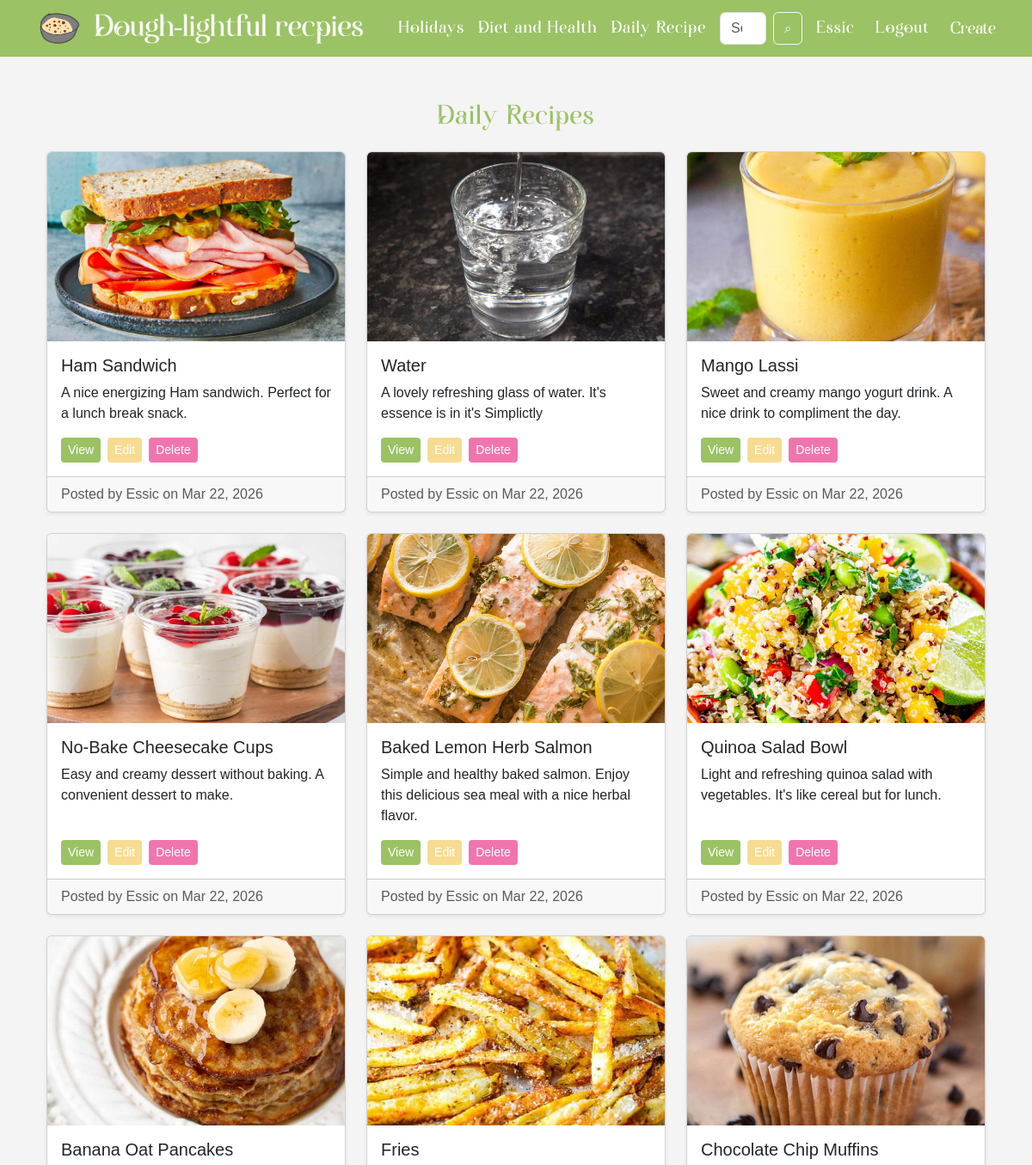
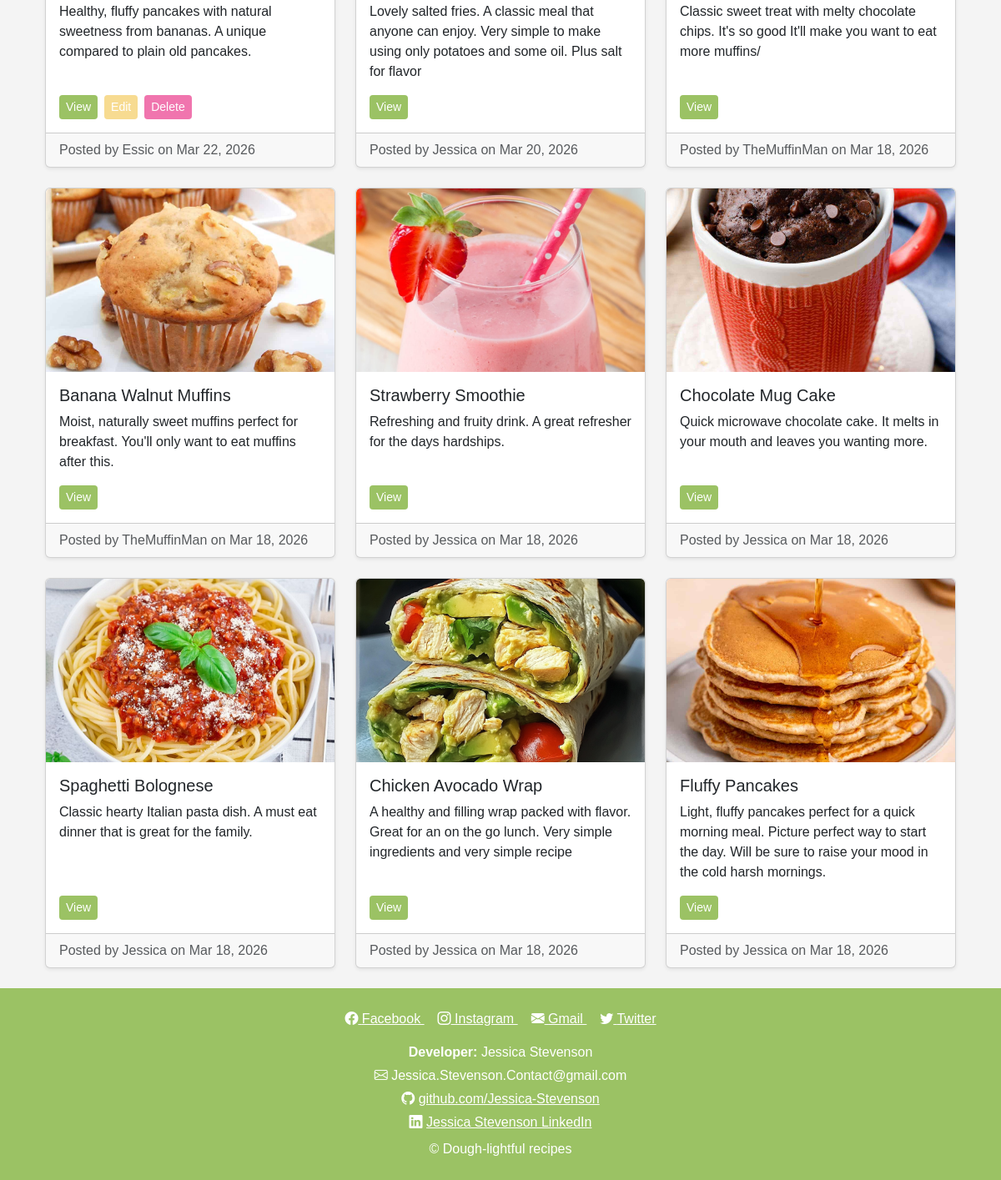
Screenshot of /daily/ (signed in) with the database file from the repository (2 pictures, top to bottom).
### recipe/models.py (models this page shows, shortened)
class Recipe(models.Model):
    MAIN_CATEGORIES = [
        ('daily', 'Daily Recipes'),
        ('holiday', 'Holidays'),
        ('health', 'Diet & Health'),
    ]
    SUB_CATEGORIES = [
        ('breakfast', 'Breakfast'),
        ('lunch', 'Lunch'),
        ('dinner', 'Dinner'),
        ('dessert', 'Dessert'),
        ('drinks', 'Drinks'),
        ('new_years', "New Year's"),
        ('mothers_day', "Mother's Day"),
        ('keto', 'Keto'),
        ('vegetarian', 'Vegetarian'),
    ]
    user = models.ForeignKey(User, on_delete=models.CASCADE)
    title = models.CharField(max_length=200)
    description = models.TextField()
    ingredients = models.TextField()
    instructions = models.TextField()
    image = models.ImageField(upload_to='recipes/', blank=True, null=True)
    main_category = models.CharField(max_length=20, choices=MAIN_CATEGORIES)
    sub_category = models.CharField(max_length=20, choices=SUB_CATEGORIES, blank=True, null=True)
    created_at = models.DateTimeField(auto_now_add=True)

### recipe/views.py (the view)
# urls.py: path('daily/', views.daily_view, name='daily_all'),
def daily_view(request):
    subcat = request.GET.get('subcategory')
    recipes = Recipe.objects.filter(
        main_category='daily',
        sub_category=subcat
    ).order_by('-created_at') if subcat else Recipe.objects.filter(main_category='daily').order_by('-created_at')
    template_name = f'food/daily/{subcat}.html' if subcat else 'food/daily/all.html'
    return render(request, template_name, {'recipes': recipes})

### templates/food/daily/all.html
{% extends 'base.html' %}
{% load static %}
{% block content %}
<div class="container mt-4">
    <h2 class="mb-4 text-center heading">Daily Recipes</h2>
    <div class="row row-cols-1 row-cols-md-3 g-4">
        {% for recipe in recipes %}
        <div class="col">
            <div class="card h-100 shadow-sm">
                {% if recipe.image %}
                <img src="{{ recipe.image.url }}" class="card-img-top" alt="{{ recipe.title }}">
                {% else %}
                <img src="{% static 'recipestatic/Le_Logo.png' %}" class="card-img-top" alt="{{ recipe.title }}">
                {% endif %}
                <div class="card-body d-flex flex-column">
                    <h5 class="card-title">{{ recipe.title }}</h5>
                    <p class="card-text">
                        {{ recipe.description }}
                    </p>
                    <div class="mt-auto d-flex gap-2 flex-wrap">
                        <a href="{% url 'recipe_detail' recipe.id %}"
                        class="btn btn-sm"
                        style="background-color:#9BC264; color:white; border:none;">
                            View
                        </a>
                        {% if user == recipe.user %}
                        <a href="{% url 'edit_recipe' recipe.id %}"
                        class="btn btn-sm"
                        style="background-color:#F7DB91; color:white; border:none;">
                            Edit
                        </a>
                        <a href="{% url 'delete_recipe' recipe.id %}"
                        class="btn btn-sm"
                        style="background-color:#F075AE; color:white; border:none;">
                            Delete
                        </a>
                        {% endif %}
                    </div>
                </div>
                <div class="card-footer text-muted">
                    Posted by {{ recipe.user.username }} on {{ recipe.created_at|date:"M d, Y" }}
                </div>
            </div>
        </div>
        {% empty %}
        <p class="text-center">No daily recipes yet.</p>
        {% endfor %}
    </div>
</div>
{% endblock %}

### templates/base.html (shortened to what this page needs)
{% load static %}
<!DOCTYPE html>
<html>
<head>
    <link href="https://cdn.jsdelivr.net/npm/bootstrap@5.3.2/dist/css/bootstrap.min.css" rel="stylesheet">
    <link href="https://cdn.jsdelivr.net/npm/bootstrap-icons@1.11.3/font/bootstrap-icons.css" rel="stylesheet">
    <link rel="stylesheet" href="{% static 'recipestatic/style.css' %}">
</head>
<body class="d-flex flex-column min-vh-100">
<nav class="navbar navbar-expand-sm navbar-dark custom-navbar">
    <div class="container d-flex align-items-center">
        <div class="d-flex align-items-center">
            <a class="navbar-brand d-flex align-items-center me-4" href="{% url 'home' %}">
                <img src="{% static 'recipestatic/Le_Logo.png' %}" alt="Le Logo" class="logo-img me-2">
                <img src="{% static 'recipestatic/Logoagian.png' %}" alt="Logo" class="logo-img me-2">
            </a>
            <div class="nav-item dropdown me-3">
                <a class="nav-link dropdown-toggle text-white"
                   href="{% url 'holidays' %}"
                   role="button"
                   data-bs-toggle="dropdown"
                   onclick="window.location.href=this.href">
                    Holidays
                </a>
            </div>
            <div class="nav-item dropdown me-3">
                <a class="nav-link dropdown-toggle text-white"
                   href="{% url 'health_diet' %}"
                   role="button"
                   data-bs-toggle="dropdown"
                   onclick="window.location.href=this.href">
                    Diet and Health
                </a>
            </div>
            <div class="nav-item dropdown me-3">
                <a class="nav-link dropdown-toggle text-white"
                   href="{% url 'daily_all' %}"
                   role="button"
                   data-bs-toggle="dropdown"
                   onclick="window.location.href=this.href">
                    Daily Recipe
                </a>
            </div>
        </div>
        <div class="d-flex align-items-center ms-auto">
            <form class="d-flex me-3" method="get" action="{% url 'search' %}">
                <input class="form-control me-2" type="search" placeholder="Search recipes..." name="q">
                <button class="btn btn-outline-light" type="submit" style="font-size: 15px;">⌕</button>
            </form>
            {% if user.is_authenticated %}
            <div class="user-logout-wrapper d-flex align-items-center">
                <a class="nav-link text-white me-3" href="{% url 'home' %}">{{ user.username }}</a>
                <a href="#" class="nav-link text-white logout-link"
                onclick="document.getElementById('logout-form').submit(); return false;">
                    Logout
                </a>
                <a href="{% url 'create_recipe' %}" class="ms-3" style="padding-bottom: 3px;">
                    Create
                </a>
            </div>
            {% else %}
            <a class="nav-link text-white me-3" href="{% url 'login' %}">Login</a>
            <a class="nav-link text-white" href="{% url 'signup' %}">Sign Up</a>
            {% endif %}
        </div>
    </div>
</nav>
<div class="container mt-4 flex-grow-1">
    {% block content %}
    {% endblock %}
    <br>
</div>
<footer class="mt-auto" style="background-color: #9BC264; color:#fff; padding: 25px 0;">
    <div class="container text-center">
        <div class="mb-3">
            <a href="https://www.facebook.com" target="_blank" class="text-white me-3">
                <i class="bi bi-facebook"></i> Facebook
            </a>
            <a href="https://www.instagram.com" target="_blank" class="text-white me-3">
                <i class="bi bi-instagram"></i> Instagram
            </a>
            <a href="mailto:example@gmail.com" class="text-white me-3">
                <i class="bi bi-envelope-fill"></i> Gmail
            </a>
            <a href="https://twitter.com" target="_blank" class="text-white">
                <i class="bi bi-twitter"></i> Twitter
            </a>
        </div>
        <div class="mb-2">
            <p class="mb-1"><strong>Developer:</strong> Jessica Stevenson</p>
            <p class="mb-1">
                <i class="bi bi-envelope"></i> Jessica.Stevenson.Contact@gmail.com
            </p>
            <p class="mb-1">
                <i class="bi bi-github"></i>
                <a href="https://github.com/Jessica-Stevenson" target="_blank" class="text-white">
                    github.com/Jessica-Stevenson
                </a>
            </p>
            <p class="mb-1">
                <i class="bi bi-linkedin"></i>
                <a href="https://www.linkedin.com/in/jessica-stevenson-830639364/" target="_blank" class="text-white">
                    Jessica Stevenson LinkedIn
                </a>
            </p>
        </div>
        <p class="mb-0">&copy; Dough-lightful recipes</p>
    </div>
</footer>
</body>
</html>

### recipe/static/recipestatic/style.css (style rules this page uses)
body { background-color: #f4f4f4; font-family: Arial, sans-serif; overflow-x: hidden; }
.heading { font-family: 'Auralyess', sans-serif; color: #9BC264; letter-spacing: 1px; }
.custom-navbar { background-color: #9BC264; }
.custom-navbar .navbar-brand { font-size: 24px; font-weight: bold; }
.logo-img { height: 40px; width: auto; }
.card-img-top { width:100%; height:220px; object-fit:cover; display:block; }
.card { overflow:hidden; }
.custom-navbar .nav-link, .custom-navbar .dropdown-toggle { display: flex; align-items: center; justify-content: center; position: relative; color: white; text-decoration: none; font-family: 'Auralyess', sans-serif; letter-spacing: 1px; font-size: 20px; line-height: 1.5; padding-bottom: 0.25rem; transition: color 0.3s ease; }
.custom-navbar .nav-link::after, .custom-navbar .dropdown-toggle::after { content: ''; position: absolute; left: 50%; bottom: 0; height: 4px; width: 0; background-color: white; transition: all 0.3s ease; transform: translateX(-50%); }
.custom-navbar .dropdown-toggle::after { display: none; }
.user-logout-wrapper { display: flex; align-items: center; gap: 0.5rem; }
.user-logout-wrapper a { display: flex; align-items: center; justify-content: center; font-family: 'Auralyess', sans-serif; font-size: 20px; line-height: 1.5; padding: 0; margin: 0; color: white; text-decoration: none; position: relative; cursor: pointer; }
.user-logout-wrapper a::after { content: ''; position: absolute; left: 50%; bottom: 0; height: 4px; width: 0; background-color: white; transition: all 0.3s ease; transform: translateX(-50%); }

### rows the page displays
Recipe: image (picture), title "Ham Sandwich", description "A nice energizing Ham sandwich. Perfect for a lunch break snack.", shows "Edit", user.username "Essic", created_at "Mar 22, 2026"
Recipe: image (picture), title "Water", description "A lovely refreshing glass of water. It's essence is in it's Simplictly", shows "Edit", user.username "Essic", created_at "Mar 22, 2026"
Recipe: image (picture), title "Mango Lassi", description "Sweet and creamy mango yogurt drink. A nice drink to compliment the day.", shows "Edit", user.username "Essic", created_at "Mar 22, 2026"
Recipe: image (picture), title "No-Bake Cheesecake Cups", description "Easy and creamy dessert without baking. A convenient dessert to make.", shows "Edit", user.username "Essic", created_at "Mar 22, 2026"
Recipe: image (picture), title "Baked Lemon Herb Salmon", description "Simple and healthy baked salmon. Enjoy this delicious sea meal with a nice herbal flavor.", shows "Edit", user.username "Essic", created_at "Mar 22, 2026"
Recipe: image (picture), title "Quinoa Salad Bowl", description "Light and refreshing quinoa salad with vegetables. It's like cereal but for lunch.", shows "Edit", user.username "Essic", created_at "Mar 22, 2026"
Recipe: image (picture), title "Banana Oat Pancakes", description "Healthy, fluffy pancakes with natural sweetness from bananas. A unique compared to plain old pancakes.", shows "Edit", user.username "Essic", created_at "Mar 22, 2026"
Recipe: image (picture), title "Fries", description "Lovely salted fries. A classic meal that anyone can enjoy. Very simple to make using only potatoes and some oil. Plus salt for flavor", user.username "Jessica", created_at "Mar 20, 2026"
Recipe: image (picture), title "Chocolate Chip Muffins", description "Classic sweet treat with melty chocolate chips. It's so good It'll make you want to eat more muffins/", user.username "TheMuffinMan", created_at "Mar 18, 2026"
Recipe: image (picture), title "Banana Walnut Muffins", description "Moist, naturally sweet muffins perfect for breakfast. You'll only want to eat muffins after this.", user.username "TheMuffinMan", created_at "Mar 18, 2026"
Recipe: image (picture), title "Strawberry Smoothie", description "Refreshing and fruity drink. A great refresher for the days hardships.", user.username "Jessica", created_at "Mar 18, 2026"
Recipe: image (picture), title "Chocolate Mug Cake", description "Quick microwave chocolate cake. It melts in your mouth and leaves you wanting more.", user.username "Jessica", created_at "Mar 18, 2026"
Recipe: image (picture), title "Spaghetti Bolognese", description "Classic hearty Italian pasta dish. A must eat dinner that is great for the family.", user.username "Jessica", created_at "Mar 18, 2026"
Recipe: image (picture), title "Chicken Avocado Wrap", description "A healthy and filling wrap packed with flavor. Great for an on the go lunch. Very simple ingredients and very simple recipe", user.username "Jessica", created_at "Mar 18, 2026"
Recipe: image (picture), title "Fluffy Pancakes", description "Light, fluffy pancakes perfect for a quick morning meal. Picture perfect way to start the day. Will be sure to raise your mood in the cold harsh mornings.", user.username "Jessica", created_at "Mar 18, 2026"

### other values shown
{{ user.username }} "Essic"
